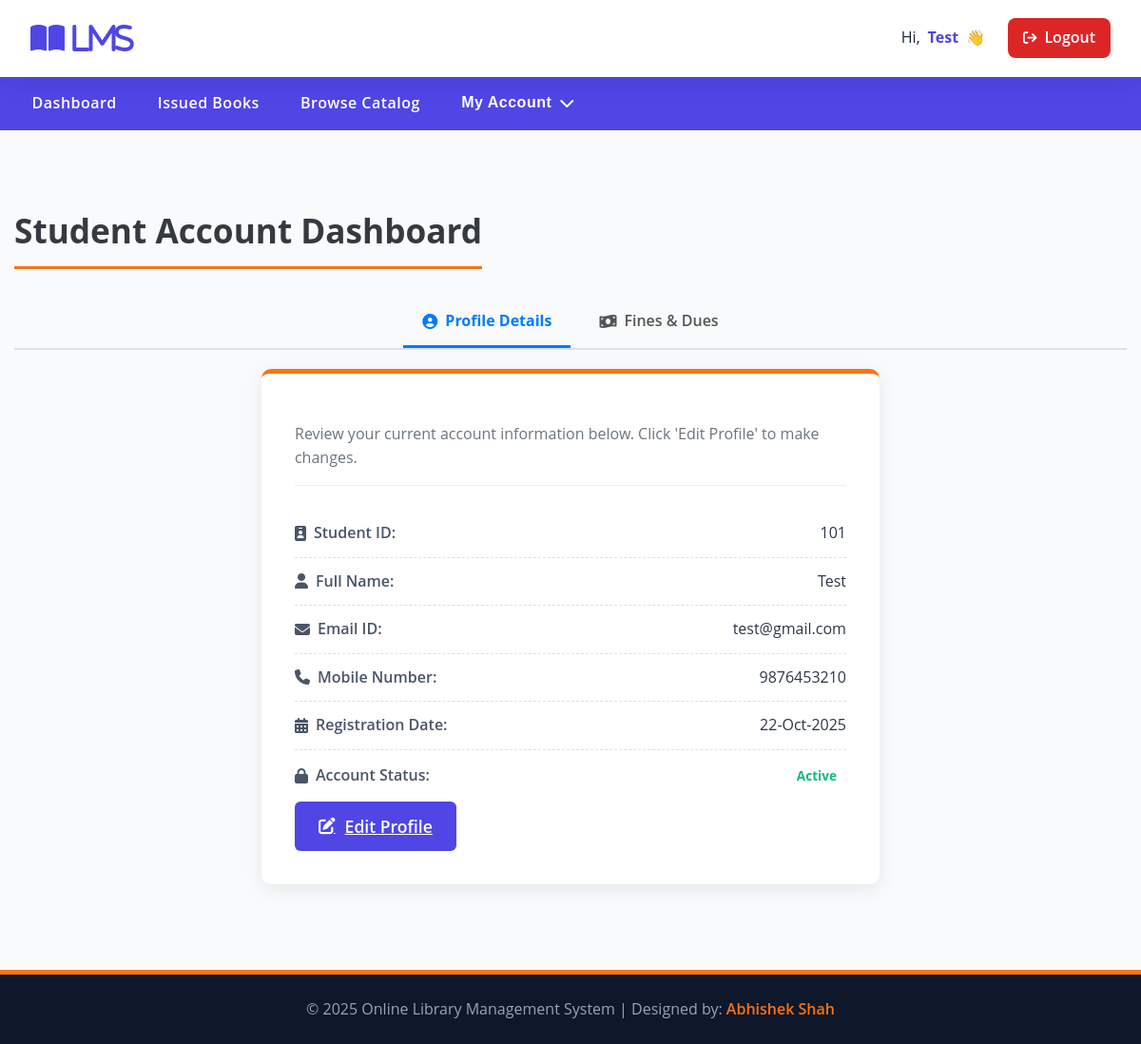
Before: /library/my-profile.php (signed in) with the older database file.
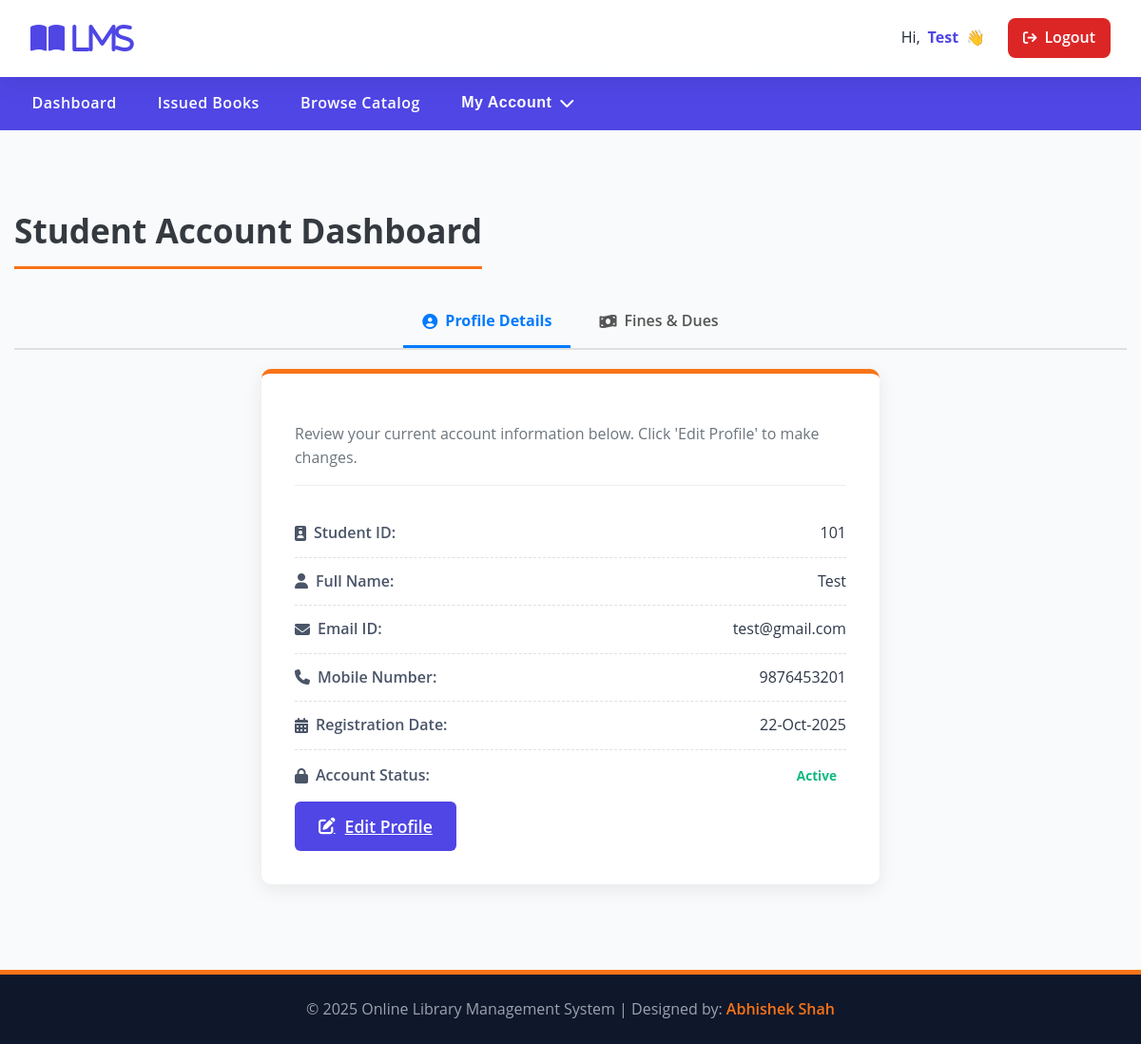
After: the same page with the newer database file.
### tables this page shows
CREATE TABLE `tblstudents` (
  `id` int(11) NOT NULL,
  `StudentId` int(100) NOT NULL,
  `FullName` varchar(120) NOT NULL,
  `EmailId` varchar(120) NOT NULL,
  `MobileNumber` char(11) NOT NULL,
  `Password` varchar(120) NOT NULL,
  `Status` int(1) NOT NULL DEFAULT 1,
  `RegDate` timestamp NULL DEFAULT current_timestamp(),
  `UpdationDate` timestamp NULL DEFAULT NULL ON UPDATE current_timestamp()
);

### library/my-profile.php (the view, shortened to what this page needs)
<?php
include('includes/config.php');
$sid = $_SESSION['stdid'] ?? null;
try {
    $sql = "SELECT StudentId, FullName, EmailId, MobileNumber, RegDate, Status
            FROM tblstudents
            WHERE StudentId = :sid
            LIMIT 1";
    $query = $dbh->prepare($sql);
    $query->bindParam(':sid', $sid, PDO::PARAM_STR);
    $query->execute();
    $result = $query->fetch(PDO::FETCH_OBJ);
} catch (PDOException $e) {
    error_log("DB error fetching profile for sid={$sid}: " . $e->getMessage());
    $error = "A server error occurred while loading your profile.";
}
?>
<!DOCTYPE html>
<html xmlns="http://www.w3.org/1999/xhtml">
<head>
    <link rel="stylesheet" href="https://cdnjs.cloudflare.com/ajax/libs/font-awesome/6.5.2/css/all.min.css" />
    <link rel="stylesheet" href="assets/css/style.css"/>
</head>
<body>
    <?php include('includes/header.php');?>
    <div class="content-wrapper">
        <div class="container-custom">
            <h4 class="header-title-main">Student Account Dashboard</h4>
            <div class="profile-nav-tabs">
                <a href="my-profile.php" class="nav-tab <?php if(!isset($_GET['view']) || $_GET['view'] == 'profile') echo 'active'; ?>">
                    <i class="fas fa-user-circle"></i> Profile Details
                </a>
                <a href="my-profile.php?view=fine" class="nav-tab <?php if(isset($_GET['view']) && $_GET['view'] == 'fine') echo 'active'; ?>">
                    <i class="fas fa-money-bill-wave"></i> Fines & Dues
                </a>
            </div>
            <?php if (!isset($_GET['view']) || $_GET['view'] == 'profile'):  ?>
                <div class="form-container-box max-w-lg mx-auto">
                    <p class="intro-text">
                        Review your current account information below. Click 'Edit Profile' to make changes.
                    </p>
                    <?php if($result): ?>
                    <div class="profile-view-box">
                        <div class="info-group">
                            <span class="info-label"><i class="fas fa-id-badge"></i> Student ID:</span>
                            <span class="info-value"><?php echo htmlentities($result->StudentId);?></span>
                        </div>
                        <div class="info-group">
                            <span class="info-label"><i class="fas fa-user"></i> Full Name:</span>
                            <span class="info-value"><?php echo htmlentities($result->FullName);?></span>
                        </div>
                        <div class="info-group">
                            <span class="info-label"><i class="fas fa-envelope"></i> Email ID:</span>
                            <span class="info-value"><?php echo htmlentities($result->EmailId);?></span>
                        </div>
                        <div class="info-group">
                            <span class="info-label"><i class="fas fa-phone"></i> Mobile Number:</span>
                            <span class="info-value"><?php echo htmlentities($result->MobileNumber);?></span>
                        </div>
                        <div class="info-group">
                            <span class="info-label"><i class="fas fa-calendar-alt"></i> Registration Date:</span>
                            <span class="info-value"><?php echo htmlentities(date('d-M-Y', strtotime($result->RegDate)));?></span>
                        </div>
                        <div class="info-group">
                            <span class="info-label"><i class="fas fa-lock"></i> Account Status:</span>
                            <span class="info-value status-<?php echo ($result->Status == 1) ? 'active' : 'blocked'; ?>-badge">
                                <?php echo ($result->Status == 1) ? 'Active' : 'Blocked'; ?>
                            </span>
                        </div>
                        <a href="edit-profile.php" class="btn-submit-primary mt-6">
                            <i class="fas fa-edit"></i> Edit Profile
                        </a>
                    </div>
                    <?php endif; ?>
                </div>
            <?php endif;  ?>
        </div>
    </div>
    <?php include('includes/footer.php');?>
</body>
</html>

Changed rows visible on the page:
changed tblstudents "Test": MobileNumber "9876453210" → "9876453201"
